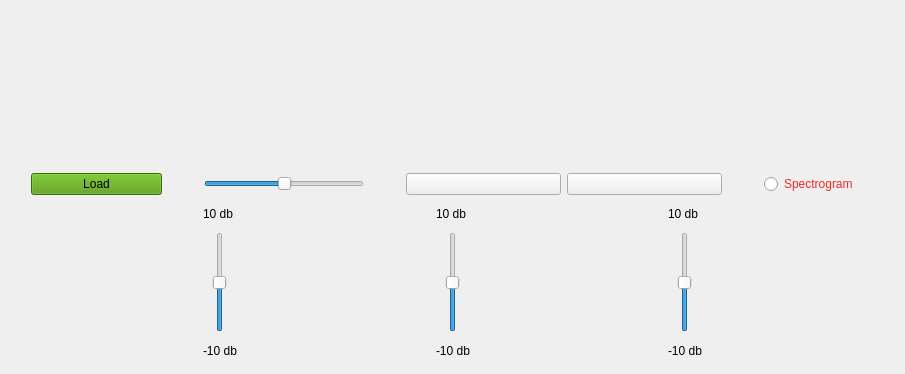
<?xml version="1.0" encoding="UTF-8"?>
<ui version="4.0">
 <class>Form</class>
 <widget class="QWidget" name="Form">
  <property name="geometry">
   <rect>
    <x>0</x>
    <y>0</y>
    <width>905</width>
    <height>374</height>
   </rect>
  </property>
  <property name="windowTitle">
   <string>Form</string>
  </property>
  <layout class="QVBoxLayout" name="verticalLayout_5">
   <item>
    <layout class="QVBoxLayout" name="verticalLayout_4">
     <item>
      <layout class="QHBoxLayout" name="horizontalLayout">
       <item>
        <layout class="QHBoxLayout" name="ViewerLayout">
         <item>
          <spacer name="verticalSpacer_2">
           <property name="orientation">
            <enum>Qt::Vertical</enum>
           </property>
           <property name="sizeHint" stdset="0">
            <size>
             <width>20</width>
             <height>97</height>
            </size>
           </property>
          </spacer>
         </item>
        </layout>
       </item>
       <item>
        <layout class="QHBoxLayout" name="SpectrogramLayout">
         <item>
          <spacer name="verticalSpacer">
           <property name="orientation">
            <enum>Qt::Vertical</enum>
           </property>
           <property name="sizeHint" stdset="0">
            <size>
             <width>20</width>
             <height>40</height>
            </size>
           </property>
          </spacer>
         </item>
        </layout>
       </item>
      </layout>
     </item>
     <item>
      <layout class="QHBoxLayout" name="horizontalLayout_4">
       <item>
        <spacer name="horizontalSpacer_6">
         <property name="orientation">
          <enum>Qt::Horizontal</enum>
         </property>
         <property name="sizeHint" stdset="0">
          <size>
           <width>24</width>
           <height>20</height>
          </size>
         </property>
        </spacer>
       </item>
       <item>
        <widget class="QPushButton" name="LoadButton">
         <property name="minimumSize">
          <size>
           <width>131</width>
           <height>0</height>
          </size>
         </property>
         <property name="maximumSize">
          <size>
           <width>100</width>
           <height>16777215</height>
          </size>
         </property>
         <property name="cursor">
          <cursorShape>PointingHandCursor</cursorShape>
         </property>
         <property name="styleSheet">
          <string notr="true">background-color: rgb(78, 154, 6);</string>
         </property>
         <property name="text">
          <string>Load</string>
         </property>
        </widget>
       </item>
       <item>
        <spacer name="horizontalSpacer_9">
         <property name="orientation">
          <enum>Qt::Horizontal</enum>
         </property>
         <property name="sizeHint" stdset="0">
          <size>
           <width>40</width>
           <height>20</height>
          </size>
         </property>
        </spacer>
       </item>
       <item>
        <widget class="QSlider" name="VolumeSlider">
         <property name="minimumSize">
          <size>
           <width>160</width>
           <height>0</height>
          </size>
         </property>
         <property name="maximumSize">
          <size>
           <width>237</width>
           <height>16777215</height>
          </size>
         </property>
         <property name="cursor">
          <cursorShape>ClosedHandCursor</cursorShape>
         </property>
         <property name="minimum">
          <number>-5</number>
         </property>
         <property name="maximum">
          <number>7</number>
         </property>
         <property name="value">
          <number>1</number>
         </property>
         <property name="orientation">
          <enum>Qt::Horizontal</enum>
         </property>
        </widget>
       </item>
       <item>
        <layout class="QHBoxLayout" name="SpeakerIcon"/>
       </item>
       <item>
        <spacer name="horizontalSpacer_7">
         <property name="orientation">
          <enum>Qt::Horizontal</enum>
         </property>
         <property name="sizeHint" stdset="0">
          <size>
           <width>40</width>
           <height>20</height>
          </size>
         </property>
        </spacer>
       </item>
       <item>
        <widget class="QPushButton" name="PlayButton">
         <property name="minimumSize">
          <size>
           <width>155</width>
           <height>0</height>
          </size>
         </property>
         <property name="maximumSize">
          <size>
           <width>100000</width>
           <height>16777215</height>
          </size>
         </property>
         <property name="cursor">
          <cursorShape>PointingHandCursor</cursorShape>
         </property>
         <property name="text">
          <string/>
         </property>
        </widget>
       </item>
       <item>
        <widget class="QPushButton" name="PauseButton">
         <property name="minimumSize">
          <size>
           <width>155</width>
           <height>0</height>
          </size>
         </property>
         <property name="maximumSize">
          <size>
           <width>100000</width>
           <height>16777215</height>
          </size>
         </property>
         <property name="cursor">
          <cursorShape>PointingHandCursor</cursorShape>
         </property>
         <property name="text">
          <string/>
         </property>
        </widget>
       </item>
       <item>
        <spacer name="horizontalSpacer_8">
         <property name="orientation">
          <enum>Qt::Horizontal</enum>
         </property>
         <property name="sizeHint" stdset="0">
          <size>
           <width>40</width>
           <height>20</height>
          </size>
         </property>
        </spacer>
       </item>
       <item>
        <widget class="QRadioButton" name="SpectrogramRadioBtn">
         <property name="cursor">
          <cursorShape>PointingHandCursor</cursorShape>
         </property>
         <property name="styleSheet">
          <string notr="true">color: rgb(239, 41, 41);
font: 75 italic 13pt &quot;Ubuntu Condensed&quot;;</string>
         </property>
         <property name="text">
          <string>Spectrogram</string>
         </property>
        </widget>
       </item>
       <item>
        <spacer name="horizontalSpacer_5">
         <property name="orientation">
          <enum>Qt::Horizontal</enum>
         </property>
         <property name="sizeHint" stdset="0">
          <size>
           <width>40</width>
           <height>20</height>
          </size>
         </property>
        </spacer>
       </item>
      </layout>
     </item>
     <item>
      <layout class="QHBoxLayout" name="horizontalLayout_5">
       <item>
        <spacer name="horizontalSpacer">
         <property name="orientation">
          <enum>Qt::Horizontal</enum>
         </property>
         <property name="sizeHint" stdset="0">
          <size>
           <width>40</width>
           <height>20</height>
          </size>
         </property>
        </spacer>
       </item>
       <item>
        <layout class="QVBoxLayout" name="verticalLayout">
         <item>
          <layout class="QHBoxLayout" name="PianoIcon"/>
         </item>
         <item>
          <widget class="QLabel" name="label">
           <property name="text">
            <string>10 db</string>
           </property>
          </widget>
         </item>
         <item alignment="Qt::AlignHCenter">
          <widget class="QSlider" name="PianoSlider">
           <property name="minimumSize">
            <size>
             <width>0</width>
             <height>100</height>
            </size>
           </property>
           <property name="maximumSize">
            <size>
             <width>16777215</width>
             <height>100</height>
            </size>
           </property>
           <property name="cursor">
            <cursorShape>ClosedHandCursor</cursorShape>
           </property>
           <property name="minimum">
            <number>-10</number>
           </property>
           <property name="maximum">
            <number>10</number>
           </property>
           <property name="orientation">
            <enum>Qt::Vertical</enum>
           </property>
          </widget>
         </item>
         <item>
          <widget class="QLabel" name="label_2">
           <property name="text">
            <string>-10 db</string>
           </property>
          </widget>
         </item>
        </layout>
       </item>
       <item>
        <spacer name="horizontalSpacer_3">
         <property name="orientation">
          <enum>Qt::Horizontal</enum>
         </property>
         <property name="sizeHint" stdset="0">
          <size>
           <width>40</width>
           <height>26</height>
          </size>
         </property>
        </spacer>
       </item>
       <item>
        <layout class="QVBoxLayout" name="verticalLayout_2">
         <item>
          <layout class="QHBoxLayout" name="SnareIcon"/>
         </item>
         <item>
          <widget class="QLabel" name="label_3">
           <property name="text">
            <string>10 db</string>
           </property>
          </widget>
         </item>
         <item alignment="Qt::AlignHCenter">
          <widget class="QSlider" name="SnareSlider">
           <property name="minimumSize">
            <size>
             <width>0</width>
             <height>0</height>
            </size>
           </property>
           <property name="maximumSize">
            <size>
             <width>16777215</width>
             <height>100</height>
            </size>
           </property>
           <property name="cursor">
            <cursorShape>ClosedHandCursor</cursorShape>
           </property>
           <property name="minimum">
            <number>-10</number>
           </property>
           <property name="maximum">
            <number>10</number>
           </property>
           <property name="orientation">
            <enum>Qt::Vertical</enum>
           </property>
          </widget>
         </item>
         <item>
          <widget class="QLabel" name="label_4">
           <property name="text">
            <string>-10 db</string>
           </property>
          </widget>
         </item>
        </layout>
       </item>
       <item>
        <spacer name="horizontalSpacer_4">
         <property name="orientation">
          <enum>Qt::Horizontal</enum>
         </property>
         <property name="sizeHint" stdset="0">
          <size>
           <width>40</width>
           <height>20</height>
          </size>
         </property>
        </spacer>
       </item>
       <item>
        <layout class="QVBoxLayout" name="verticalLayout_3">
         <item>
          <layout class="QHBoxLayout" name="PiccoloIcon"/>
         </item>
         <item>
          <widget class="QLabel" name="label_6">
           <property name="text">
            <string>10 db</string>
           </property>
          </widget>
         </item>
         <item alignment="Qt::AlignHCenter">
          <widget class="QSlider" name="PiccoloSlider">
           <property name="maximumSize">
            <size>
             <width>16777215</width>
             <height>100</height>
            </size>
           </property>
           <property name="cursor">
            <cursorShape>ClosedHandCursor</cursorShape>
           </property>
           <property name="minimum">
            <number>-10</number>
           </property>
           <property name="maximum">
            <number>10</number>
           </property>
           <property name="orientation">
            <enum>Qt::Vertical</enum>
           </property>
          </widget>
         </item>
         <item>
          <widget class="QLabel" name="label_5">
           <property name="text">
            <string>-10 db</string>
           </property>
          </widget>
         </item>
        </layout>
       </item>
       <item>
        <spacer name="horizontalSpacer_2">
         <property name="orientation">
          <enum>Qt::Horizontal</enum>
         </property>
         <property name="sizeHint" stdset="0">
          <size>
           <width>40</width>
           <height>20</height>
          </size>
         </property>
        </spacer>
       </item>
      </layout>
     </item>
    </layout>
   </item>
  </layout>
 </widget>
 <resources/>
 <connections/>
</ui>
